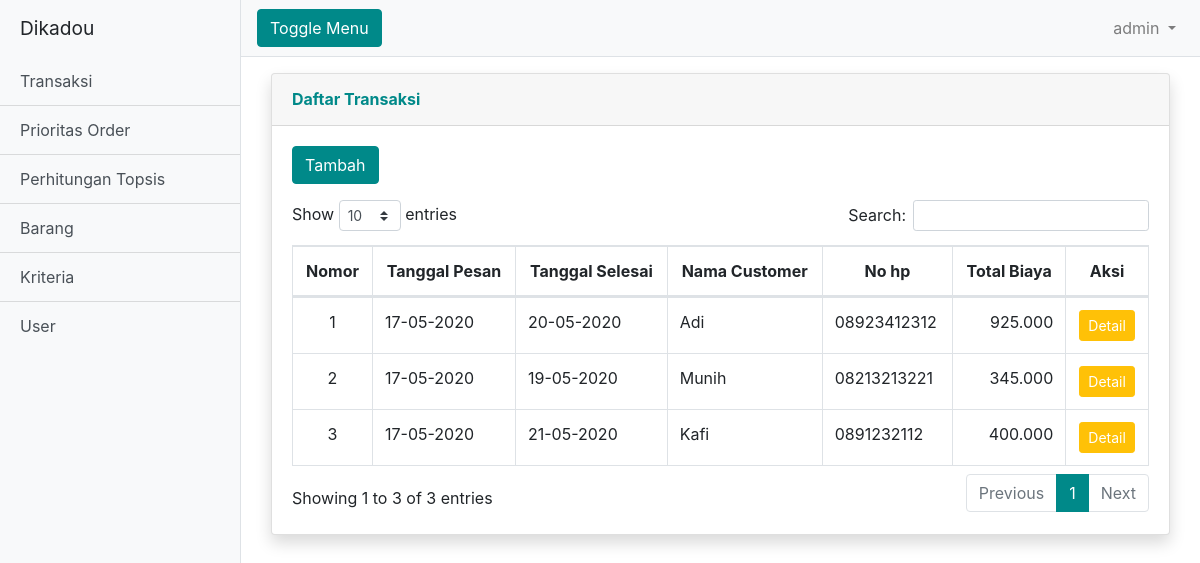
/admin.php?halaman=daftar_transaksi (signed in), run on the app's committed database.
### tables this page shows
CREATE TABLE `transaksi` (
  `id_transaksi` varchar(8) NOT NULL,
  `tgl_transaksi` date NOT NULL,
  `tgl_deadline` date NOT NULL,
  `nama_customer` varchar(50) NOT NULL,
  `no_hp` varchar(15) NOT NULL,
  `total_harga` int(9) NOT NULL
);

### koneksi/function.php (called while the page is built, shortened)
<?php
    function rupiah($angka){
        $hasil_rupiah = number_format($angka,0,'.','.');
        return $hasil_rupiah;
    }
?>

### system/transaksi/keranjang_transaksi/daftar_transaksi.php (the view, shortened to what this page needs)
<div class="container-fluid mt-3">
    <div class="row">
        <div class="col-md-12">
            <div class="row">
                <div class="col-md-12">
                    <div class="card shadow mb-4">
                        <div class="card-header py-3">
                            <h6 class="m-0 font-weight-bold text-primary">Daftar Transaksi</h6>
                        </div>
                        <div class="card-body">
                            <a href="?halaman=transaksi" class="btn btn-primary mb-3">Tambah</a>
                            <div class="table-responsive">
                                <table class="table table-bordered" id="dataTable2" width="100%" cellspacing="0">
                                    <thead>
                                        <tr>
                                            <th class="text-center">Nomor</th>
                                            <th class="text-center">Tanggal Pesan</th>
                                            <th class="text-center">Tanggal Selesai</th>
                                            <th class="text-center">Nama Customer</th>
                                            <th class="text-center">No hp</th>
                                            <th class="text-center">Total Biaya</th>
                                            <th class="text-center">Aksi</th>
                                        </tr>
                                    </thead>
                                    <tbody>
                                        <?php
                                    $no = 1;
                                    $query2 = mysqli_query($koneksi, "SELECT * FROM transaksi ORDER BY tgl_transaksi ASC");
                                    foreach ($query2 as $data2) :
                                        ?>
                                        <tr>
                                            <td class="text-center"><?php echo $no++ ?></td>
                                            <td><?php echo date('d-m-Y',strtotime($data2['tgl_transaksi'])) ?></td>
                                            <td><?php echo date('d-m-Y',strtotime($data2['tgl_deadline'])) ?></td>
                                            <td><?php echo $data2['nama_customer'] ?></td>
                                            <td><?php echo $data2['no_hp'] ?></td>
                                            <td class="text-right"><?php echo rupiah($data2['total_harga']) ?></td>
                                            <td class="text-center">
                                                <a style="cursor:pointer" class="btn btn-sm btn-warning text-white"
                                                    data-toggle="modal"
                                                    data-target="#modal-edit-user<?= $data2['id_transaksi'] ?>">Detail</a>
                                            </td>
                                        </tr>
                                        <?php endforeach; ?>
                                    </tbody>
                                </table>
                            </div>
                        </div>
                    </div>
                </div>
            </div>
        </div>
    </div>
</div>

### data on the page
transaksi: tgl_transaksi "17-05-2020", tgl_deadline "20-05-2020", nama_customer "Adi", no_hp "08923412312", total_harga "925.000"
transaksi: tgl_transaksi "17-05-2020", tgl_deadline "19-05-2020", nama_customer "Munih", no_hp "08213213221", total_harga "345.000"
transaksi: tgl_transaksi "17-05-2020", tgl_deadline "21-05-2020", nama_customer "Kafi", no_hp "0891232112", total_harga "400.000"

### other printed values
$_SESSION['username_user'] "admin"
